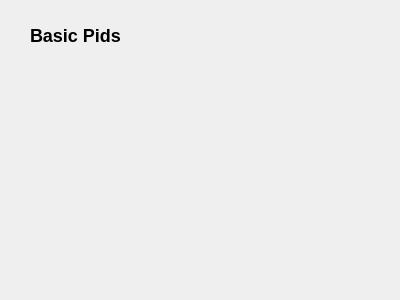
<?xml version="1.0" encoding="UTF-8"?>
<ui version="4.0">
 <class>BasicPidConfig</class>
 <widget class="QWidget" name="BasicPidConfig">
  <property name="geometry">
   <rect>
    <x>0</x>
    <y>0</y>
    <width>400</width>
    <height>300</height>
   </rect>
  </property>
  <property name="windowTitle">
   <string>Form</string>
  </property>
  <widget class="QLabel" name="label">
   <property name="geometry">
    <rect>
     <x>30</x>
     <y>20</y>
     <width>141</width>
     <height>31</height>
    </rect>
   </property>
   <property name="text">
    <string>&lt;h2&gt; Basic Pids&lt;/h2&gt;</string>
   </property>
  </widget>
 </widget>
 <resources/>
 <connections/>
</ui>
